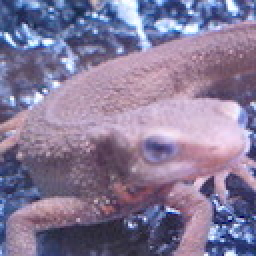
#> input picture Question_01_10/answers_py/imori.jpg, 128 x 128 px, found by its file name (shown 2 times larger)
$ python 'Sobel Filter.py'   (older library calls are emulated)
#> lines starting #> are read from the running program, lines starting #| are printed output that depends on the picture
# -*- coding: utf-8 -*-
import cv2
import numpy as np


# Sobel filter
def sobel_filter(img, K_size=3):
    H, W = img.shape

	# Zero padding
    pad = K_size // 2
    out = np.zeros((H + pad * 2, W + pad * 2), dtype=np.float)
    out[pad: pad + H, pad: pad + W] = img.copy().astype(np.float)
    tmp = out.copy()

    outv = out.copy()
    outh = out.copy()

    # vertical kernel
    Kv = [[1., 2., 1.], [0., 0., 0.], [-1., -2., -1.]]
    # horizontal kernel
    Kh = [[1., 0., -1.], [2., 0., -2.], [1., 0., -1.]]

    ## filtering
    for y in range(H):
        for x in range(W):
           outv[pad+y, pad+x] = np.sum(Kv * tmp[y:y+K_size, x:x+K_size])
           outh[pad+y, pad+x] = np.sum(Kh * tmp[y:y+K_size, x:x+K_size])

    outv = np.clip(outv, 0, 255)
    outh = np.clip(outh, 0, 255)

    outv = outv[pad:pad+H, pad:pad+W].astype(np.uint8)
    outh = outh[pad:pad+H, pad:pad+W].astype(np.uint8)

    return outv, outh


# Read image
img = cv2.imread("imori.jpg")
#> img is the input picture: shape (128, 128, 3); mean B, G, R 152.8, 121.8, 134.1
img = cv2.cvtColor(img, cv2.COLOR_BGR2GRAY)
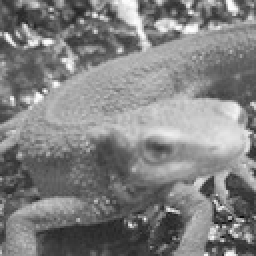
#> img: shape (128, 128) (shown 2 times larger); min 11, max 254, mean 129

# Sobel filter
outv, outh = sobel_filter(img)
#> after the loop in sobel_filter, `for y in range(H):`:
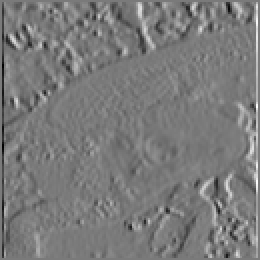
#> outh: shape (130, 130) float64 (shown 2 times larger); min -722, max 780, mean 0.2; drawn with min black and max white
#> after the loop in sobel_filter, `for y in range(H):`:
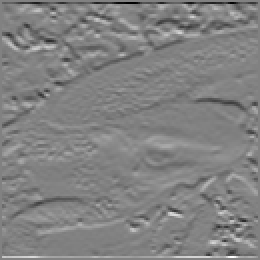
#> outv: shape (130, 130) float64 (shown 2 times larger); min -998, max 961, mean 0.8; drawn with min black and max white
#> in sobel_filter, `outv = np.clip(outv, 0, 255)`:
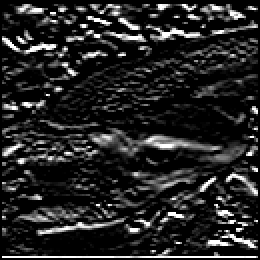
#> outv: shape (130, 130) float64 (shown 2 times larger); min 0, max 255, mean 37.1
#> in sobel_filter, `outv = outv[pad:pad+H, pad:pad+W].astype(np.uint8)`:
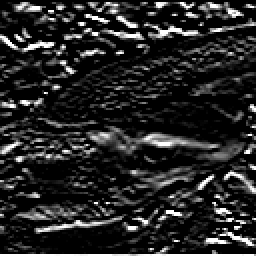
#> outv: shape (128, 128) (shown 2 times larger); min 0, max 255, mean 38.3
#> in sobel_filter, `outh = outh[pad:pad+H, pad:pad+W].astype(np.uint8)`:
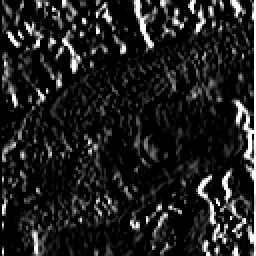
#> outh: shape (128, 128) (shown 2 times larger); min 0, max 255, mean 31.4

# Show and save image
out = np.hstack([outv,outh])
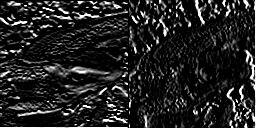
#> out: shape (128, 256); min 0, max 255, mean 34.9
cv2.imwrite("Myresult/out15.jpg", out)
cv2.namedWindow("result", 0)
cv2.resizeWindow("result", 512, 256)
cv2.imshow("result", out)
cv2.waitKey(0)
cv2.destroyAllWindows()
